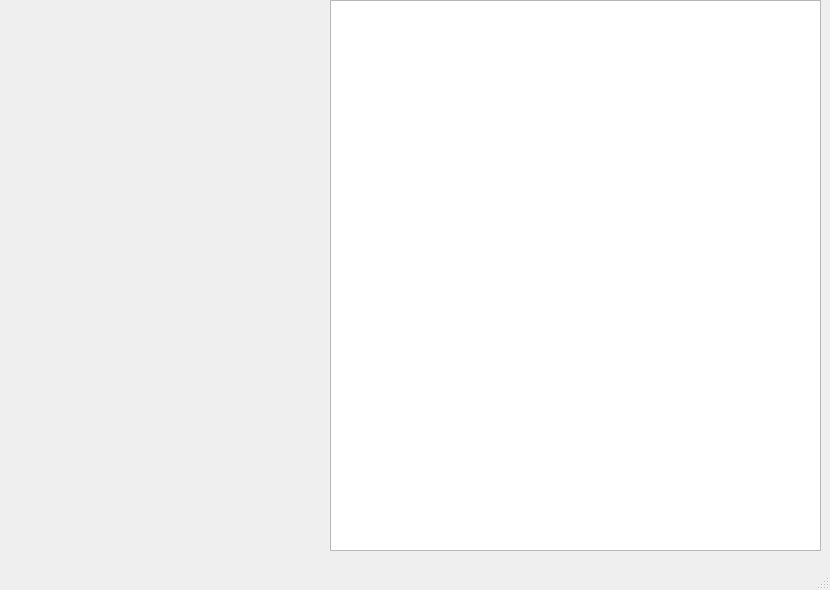
<?xml version="1.0" encoding="UTF-8"?>
<ui version="4.0">
 <class>MainWindow</class>
 <widget class="QMainWindow" name="MainWindow">
  <property name="geometry">
   <rect>
    <x>0</x>
    <y>0</y>
    <width>830</width>
    <height>590</height>
   </rect>
  </property>
  <property name="minimumSize">
   <size>
    <width>830</width>
    <height>590</height>
   </size>
  </property>
  <property name="maximumSize">
   <size>
    <width>830</width>
    <height>590</height>
   </size>
  </property>
  <property name="windowTitle">
   <string>MainWindow</string>
  </property>
  <widget class="QWidget" name="centralwidget">
   <widget class="QTableView" name="tableView">
    <property name="geometry">
     <rect>
      <x>330</x>
      <y>0</y>
      <width>491</width>
      <height>551</height>
     </rect>
    </property>
   </widget>
  </widget>
  <widget class="QMenuBar" name="menubar">
   <property name="geometry">
    <rect>
     <x>0</x>
     <y>0</y>
     <width>830</width>
     <height>21</height>
    </rect>
   </property>
  </widget>
  <widget class="QStatusBar" name="statusbar"/>
 </widget>
 <resources/>
 <connections/>
</ui>
